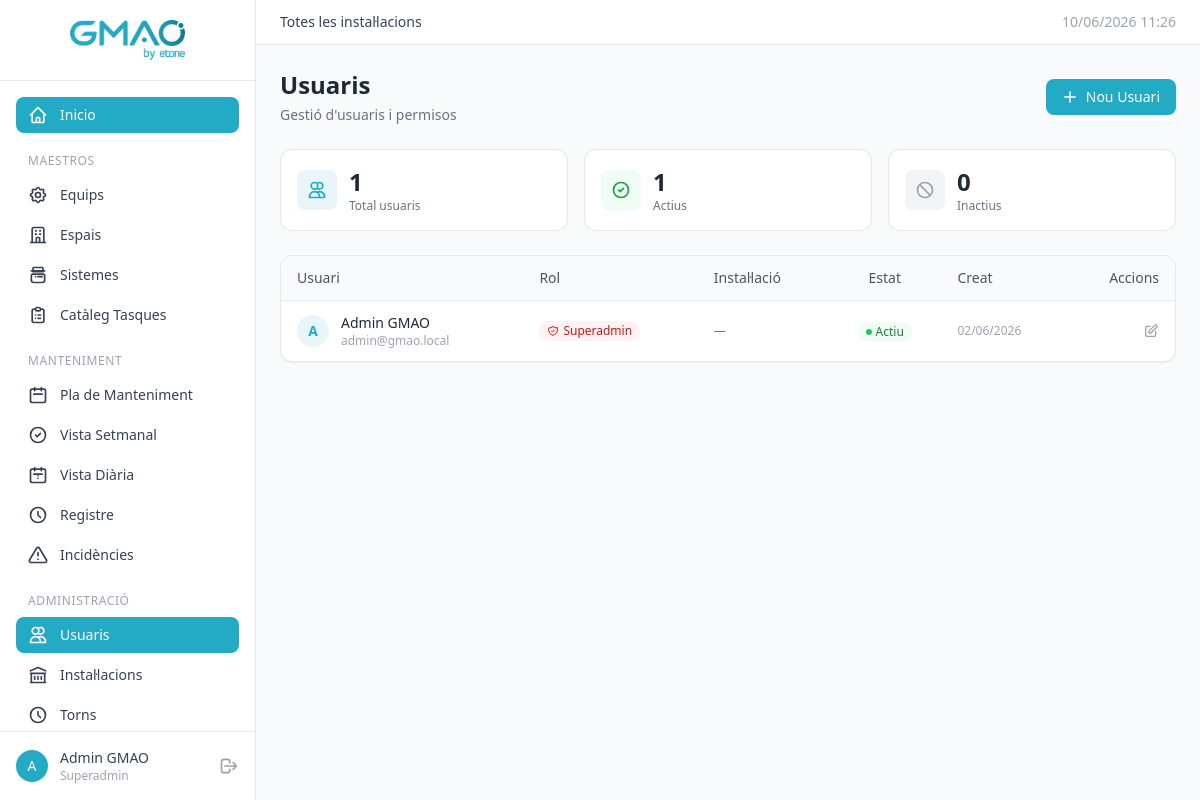
/usuaris (signed in), run on the app's committed database.
### tables this page shows
CREATE TABLE `usuaris` (
    `id` INT UNSIGNED NOT NULL AUTO_INCREMENT,
    `nom` VARCHAR(100) NOT NULL,
    `cognoms` VARCHAR(200) DEFAULT NULL,
    `email` VARCHAR(255) NOT NULL,
    `password_hash` VARCHAR(255) NOT NULL,
    `actiu` TINYINT(1) NOT NULL DEFAULT 1,
    `is_superadmin` TINYINT(1) NOT NULL DEFAULT 0,
    `created_at` DATETIME NOT NULL DEFAULT CURRENT_TIMESTAMP,
    `updated_at` DATETIME NOT NULL DEFAULT CURRENT_TIMESTAMP ON UPDATE CURRENT_TIMESTAMP,
    PRIMARY KEY (`id`),
    UNIQUE KEY `uk_usuaris_email` (`email`)
);

### app/Core/Controller.php (called while the page is built, shortened)
<?php
class Controller
{
    protected function view(string $view, array $data = []): void
    {
        extract($data);
        $viewFile = __DIR__ . '/../views/' . str_replace('.', '/', $view) . '.php';
        require $viewFile;
    }
}

### app/Controllers/UsuariController.php (called while the page is built, shortened)
<?php
class UsuariController extends Controller
{
    public function index(): void
    {
        if ($_SESSION['is_superadmin'] ?? false) {
            $usuaris = Usuari::allWithRoles();
        } else {
            $usuaris = Usuari::allWithRoles($this->currentInstalacioId());
        }
        $this->view('usuaris.index', [
            'title' => 'Usuaris',
            'usuaris' => $usuaris,
            'flash' => $this->getFlash(),
        ]);
    }
}

### public/index.php (called while the page is built, shortened)
<?php
require_once __DIR__ . '/../app/Helpers/functions.php';
$router = new Router();
$url = $_GET['url'] ?? '';
$router->dispatch($url);

### app/Helpers/functions.php (called while the page is built, shortened)
<?php
if (!function_exists('e')) {
    function e(?string $value): string
    {
        return htmlspecialchars($value ?? '', ENT_QUOTES, 'UTF-8');
    }
}
if (!function_exists('url')) {
    function url(string $path = ''): string
    {
        $base = rtrim($_ENV['APP_URL'] ?? '', '/');
        return $base . '/' . ltrim($path, '/');
    }
}

### app/Models/Database.php (called while the page is built, shortened)
<?php
class Database
{
    private static ?PDO $instance = null;
    public static function getInstance(): PDO
    {
        if (self::$instance === null) {
            $host = $_ENV['DB_HOST'] ?? 'localhost';
            $port = $_ENV['DB_PORT'] ?? '3306';
            $db = $_ENV['DB_DATABASE'] ?? 'gmao_ebone';
            $user = $_ENV['DB_USERNAME'] ?? 'root';
            $pass = $_ENV['DB_PASSWORD'] ?? '';
            $charset = $_ENV['DB_CHARSET'] ?? 'utf8mb4';
            $dsn = "mysql:host={$host};port={$port};dbname={$db};charset={$charset}";
            try {
                self::$instance = new PDO($dsn, $user, $pass, [
                    PDO::ATTR_ERRMODE => PDO::ERRMODE_EXCEPTION,
                    PDO::ATTR_DEFAULT_FETCH_MODE => PDO::FETCH_ASSOC,
                    PDO::ATTR_EMULATE_PREPARES => false,
                    PDO::MYSQL_ATTR_INIT_COMMAND => "SET NAMES {$charset}",
                ]);
            } catch (PDOException $e) {
                if (($_ENV['APP_DEBUG'] ?? 'false') === 'true') {
                    die('Error de connexió: ' . $e->getMessage());
                }
                die('Error de connexió a la base de dades.');
            }
        }
        return self::$instance;
    }
}

### app/Core/Model.php (called while the page is built, shortened)
<?php
abstract class Model
{
    protected static function db(): PDO
    {
        return Database::getInstance();
    }
    public static function query(string $sql, array $params = []): array
    {
        $stmt = static::db()->prepare($sql);
        $stmt->execute($params);
        return $stmt->fetchAll();
    }
}

### app/Models/Usuari.php (called while the page is built, shortened)
<?php
class Usuari extends Model
{
    public static function allWithRoles(?int $instalacioId = null): array
    {
        return static::query('
            SELECT u.*, r.nom AS rol_nom, ui.instalacio_id, i.nom AS instalacio_nom
            FROM usuaris u
            LEFT JOIN usuari_instalacio ui ON ui.usuari_id = u.id
            LEFT JOIN rols r ON r.id = ui.rol_id
            LEFT JOIN instalacions i ON i.id = ui.instalacio_id
            ORDER BY u.nom
        ');
    }
}

### app/views/usuaris/index.php (the view, shortened to what this page needs)
<div class="flex flex-col sm:flex-row sm:items-center justify-between gap-4 mb-6">
    <div>
        <h2 class="text-xl sm:text-2xl font-bold text-gray-800">Usuaris</h2>
        <p class="text-gray-500 text-sm mt-1">Gestió d'usuaris i permisos</p>
    </div>
    <a href="<?= url('usuaris/create') ?>" class="bg-brand text-white px-4 py-2 rounded-lg text-sm font-medium hover:bg-brand-dark transition flex items-center gap-2">
        <svg class="w-4 h-4" fill="none" stroke="currentColor" viewBox="0 0 24 24"><path stroke-linecap="round" stroke-linejoin="round" stroke-width="2" d="M12 4v16m8-8H4"/></svg>
        Nou Usuari
    </a>
</div>
<div class="grid grid-cols-1 sm:grid-cols-3 gap-4 mb-6">
    <?php
    $totalUsuaris = count($usuaris);
    $actius = count(array_filter($usuaris, fn($u) => $u['actiu']));
    $inactius = $totalUsuaris - $actius;
    ?>
    <div class="bg-white rounded-xl border border-gray-200 p-4 flex items-center gap-3">
        <div class="w-10 h-10 bg-brand/10 rounded-lg flex items-center justify-center">
            <svg class="w-5 h-5 text-brand" fill="none" stroke="currentColor" viewBox="0 0 24 24"><path stroke-linecap="round" stroke-linejoin="round" stroke-width="2" d="M12 4.354a4 4 0 110 5.292M15 21H3v-1a6 6 0 0112 0v1zm0 0h6v-1a6 6 0 00-9-5.197M13 7a4 4 0 11-8 0 4 4 0 018 0z"/></svg>
        </div>
        <div>
            <p class="text-2xl font-bold text-gray-800"><?= $totalUsuaris ?></p>
            <p class="text-xs text-gray-500">Total usuaris</p>
        </div>
    </div>
    <div class="bg-white rounded-xl border border-gray-200 p-4 flex items-center gap-3">
        <div class="w-10 h-10 bg-green-50 rounded-lg flex items-center justify-center">
            <svg class="w-5 h-5 text-green-600" fill="none" stroke="currentColor" viewBox="0 0 24 24"><path stroke-linecap="round" stroke-linejoin="round" stroke-width="2" d="M9 12l2 2 4-4m6 2a9 9 0 11-18 0 9 9 0 0118 0z"/></svg>
        </div>
        <div>
            <p class="text-2xl font-bold text-gray-800"><?= $actius ?></p>
            <p class="text-xs text-gray-500">Actius</p>
        </div>
    </div>
    <div class="bg-white rounded-xl border border-gray-200 p-4 flex items-center gap-3">
        <div class="w-10 h-10 bg-gray-100 rounded-lg flex items-center justify-center">
            <svg class="w-5 h-5 text-gray-400" fill="none" stroke="currentColor" viewBox="0 0 24 24"><path stroke-linecap="round" stroke-linejoin="round" stroke-width="2" d="M18.364 18.364A9 9 0 005.636 5.636m12.728 12.728A9 9 0 015.636 5.636m12.728 12.728L5.636 5.636"/></svg>
        </div>
        <div>
            <p class="text-2xl font-bold text-gray-800"><?= $inactius ?></p>
            <p class="text-xs text-gray-500">Inactius</p>
        </div>
    </div>
</div>
<div class="hidden md:block bg-white rounded-xl shadow-sm border border-gray-200 overflow-hidden">
    <div class="overflow-x-auto">
        <table class="w-full text-sm">
            <thead>
                <tr class="bg-gray-50 border-b border-gray-200">
                    <th class="text-left px-4 py-3 font-medium text-gray-600">Usuari</th>
                    <th class="text-left px-4 py-3 font-medium text-gray-600">Rol</th>
                    <th class="text-left px-4 py-3 font-medium text-gray-600">Instal·lació</th>
                    <th class="text-center px-4 py-3 font-medium text-gray-600">Estat</th>
                    <th class="text-left px-4 py-3 font-medium text-gray-600">Creat</th>
                    <th class="text-right px-4 py-3 font-medium text-gray-600">Accions</th>
                </tr>
            </thead>
            <tbody class="divide-y divide-gray-100">
                <?php if (empty($usuaris)): ?>
                    <tr><td colspan="6" class="px-4 py-8 text-center text-gray-400">No hi ha usuaris registrats.</td></tr>
                <?php else: ?>
                    <?php foreach ($usuaris as $u): ?>
                    <tr class="hover:bg-gray-50 transition <?= !$u['actiu'] ? 'opacity-50' : '' ?>">
                        <td class="px-4 py-3">
                            <div class="flex items-center gap-3">
                                <div class="w-8 h-8 bg-brand/10 rounded-full flex items-center justify-center text-brand text-sm font-bold flex-shrink-0">
                                    <?= strtoupper(substr($u['nom'], 0, 1)) ?>
                                </div>
                                <div>
                                    <p class="font-medium text-gray-800"><?= e($u['nom'] . ' ' . ($u['cognoms'] ?? '')) ?></p>
                                    <p class="text-xs text-gray-400"><?= e($u['email']) ?></p>
                                </div>
                            </div>
                        </td>
                        <td class="px-4 py-3">
                            <?php if (!empty($u['is_superadmin'])): ?>
                                <span class="inline-flex items-center gap-1 text-xs px-2 py-0.5 rounded-full font-medium bg-red-50 text-red-700">
                                    Superadmin
                                </span>
                            <?php else: ?>
                                <span class="text-gray-400 text-xs italic">Sense rol</span>
                            <?php endif; ?>
                        </td>
                        <td class="px-4 py-3 text-gray-500 text-xs">
                            <?= e($u['instalacio_nom'] ?? '—') ?>
                        </td>
                        <td class="px-4 py-3 text-center">
                            <?php if ($u['actiu']): ?>
                                <span class="inline-flex items-center gap-1 text-xs text-green-700 bg-green-50 px-2 py-0.5 rounded-full">
                                    <span class="w-1.5 h-1.5 bg-green-500 rounded-full"></span> Actiu
                                </span>
                            <?php else: ?>
                                <span class="inline-flex items-center gap-1 text-xs text-gray-500 bg-gray-100 px-2 py-0.5 rounded-full">
                                    <span class="w-1.5 h-1.5 bg-gray-400 rounded-full"></span> Inactiu
                                </span>
                            <?php endif; ?>
                        </td>
                        <td class="px-4 py-3 text-gray-400 text-xs">
                            <?= date('d/m/Y', strtotime($u['created_at'] ?? 'now')) ?>
                        </td>
                        <td class="px-4 py-3 text-right">
                            <div class="flex items-center justify-end gap-2">
                                <a href="<?= url('usuaris/edit/' . $u['id']) ?>" class="text-gray-400 hover:text-brand transition" title="Editar">
                                    <svg class="w-4 h-4" fill="none" stroke="currentColor" viewBox="0 0 24 24"><path stroke-linecap="round" stroke-linejoin="round" stroke-width="2" d="M11 5H6a2 2 0 00-2 2v11a2 2 0 002 2h11a2 2 0 002-2v-5m-1.414-9.414a2 2 0 112.828 2.828L11.828 15H9v-2.828l8.586-8.586z"/></svg>
                                </a>
                            </div>
                        </td>
                    </tr>
                    <?php endforeach; ?>
                <?php endif; ?>
            </tbody>
        </table>
    </div>
</div>
<?php
require __DIR__ . '/../layouts/main.php';
?>

### app/Core/Router.php (shortened to what this page needs)
<?php
class Router
{
    private array $routes = [];
    private function addRoute(string $httpMethod, string $path, string $controller, string $method): void
    {
        $pattern = preg_replace('/\{([a-zA-Z_]+)\}/', '(?P<$1>[^/]+)', $path);
        $pattern = '#^' . $pattern . '$#';
        $this->routes[] = [
            'httpMethod' => $httpMethod,
            'pattern' => $pattern,
            'controller' => $controller,
            'method' => $method,
        ];
    }
    public function dispatch(string $url): void
    {
        $url = trim($url, '/');
        $httpMethod = $_SERVER['REQUEST_METHOD'];
        foreach ($this->routes as $route) {
            if ($route['httpMethod'] !== $httpMethod) {
                continue;
            }
            if (preg_match($route['pattern'], $url, $matches)) {
                $params = array_filter($matches, 'is_string', ARRAY_FILTER_USE_KEY);
                $method = $route['method'];
                $controller = new $controllerClass();
                call_user_func_array([$controller, $method], $params);
                return;
            }
        }
    }
}

### data on the page
usuaris: actiu "1", actiu "0", nom "A", nom+cognoms "Admin GMAO", email "admin@gmao.local", is_superadmin 1 (drawn), instalacio_nom "—", shows "Actiu", created_at "02/06/2026"

### other printed values
$totalUsuaris "1"
